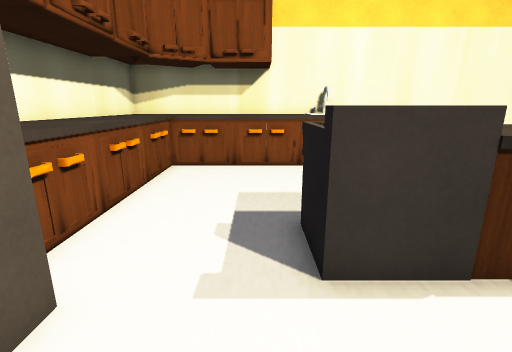
view 1 (above)

16 first-person views from a walk through a 3-D level made in the Unity game engine. The camera is 1.3 m above the floor, tilts 14° down and sees 85° across. The floor is counted in squares, 0.5 m on a side. Each view is taken from the middle of a square. On the plan, view 1 faces up. The plan holds only what a view shows up to about 19 squares ahead; the rest is blank. The place goes on beyond the plan. The player is left out. Some animated figures are not drawn. Some surface patterns are stand-ins.

view 2
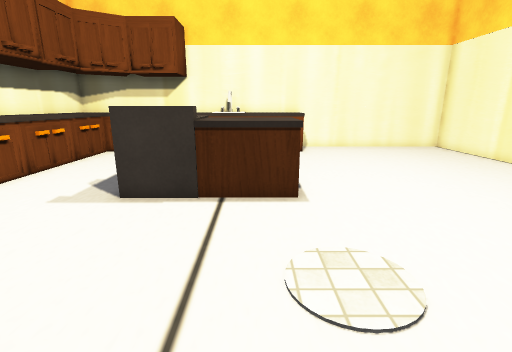

view 3
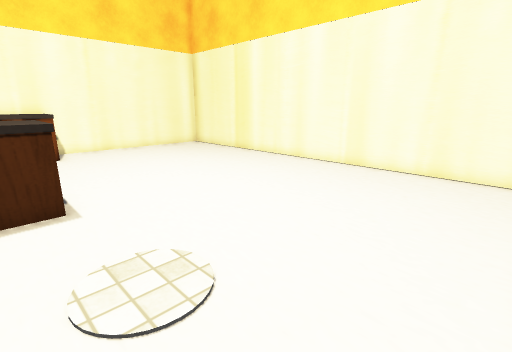

view 4
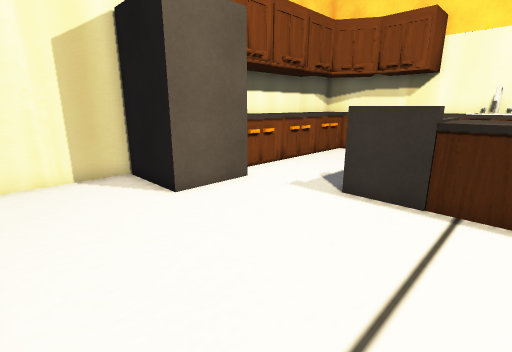

view 5
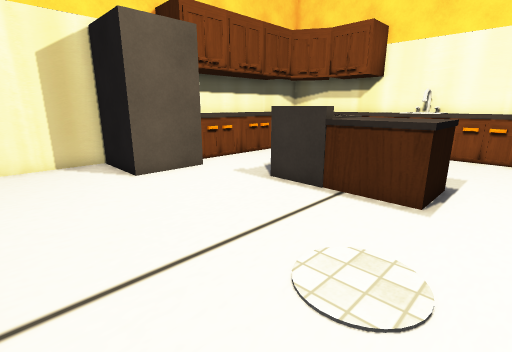

view 6
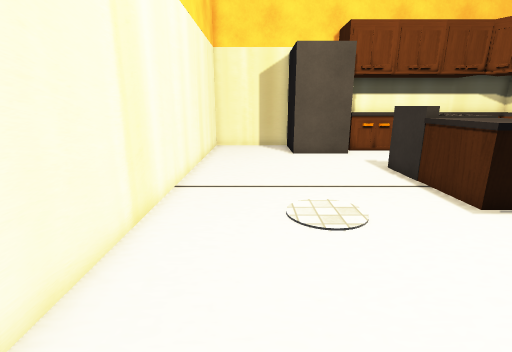

view 7
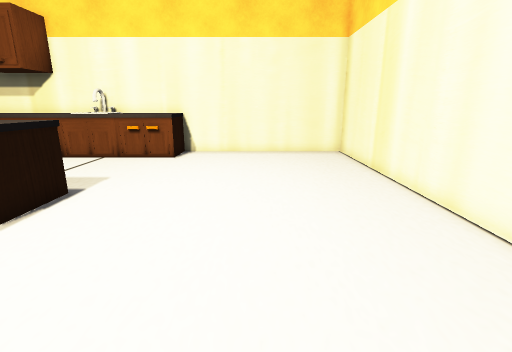

view 8
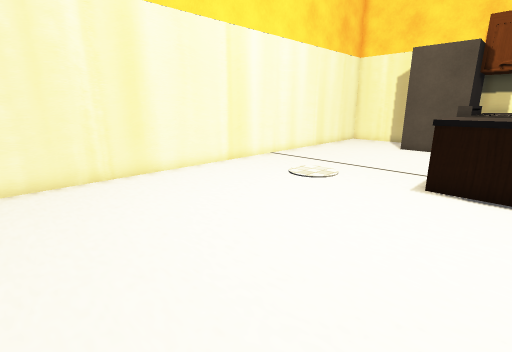

view 9
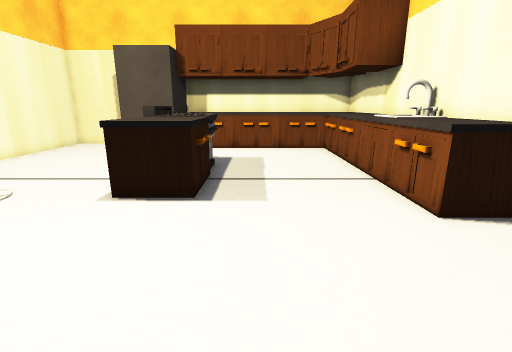

view 10
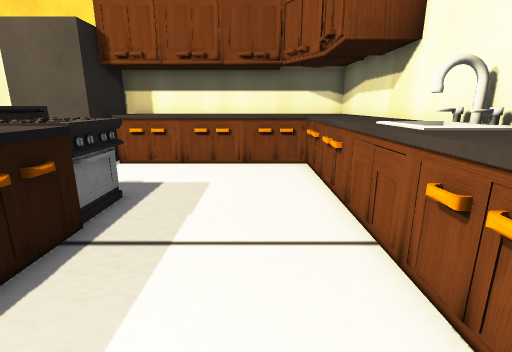

view 11
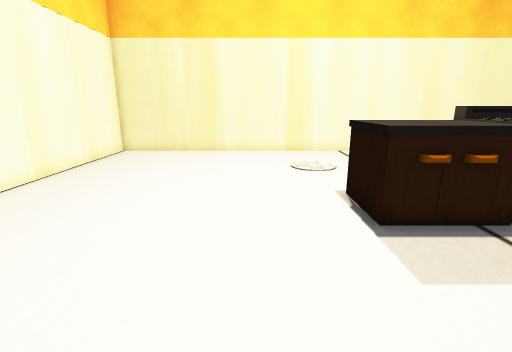

view 12
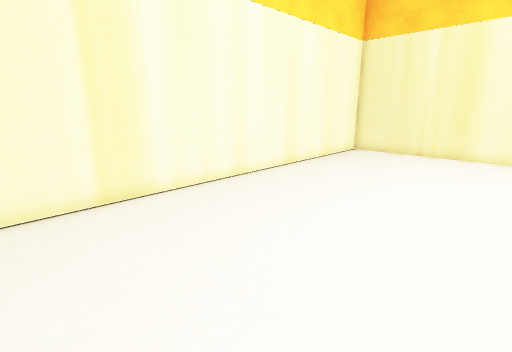

view 13
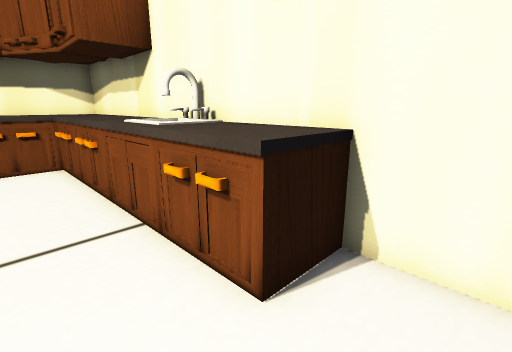

view 14
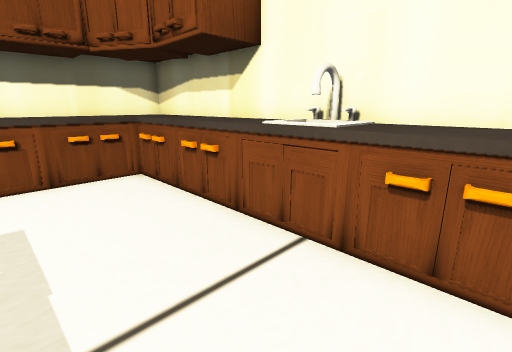

view 15
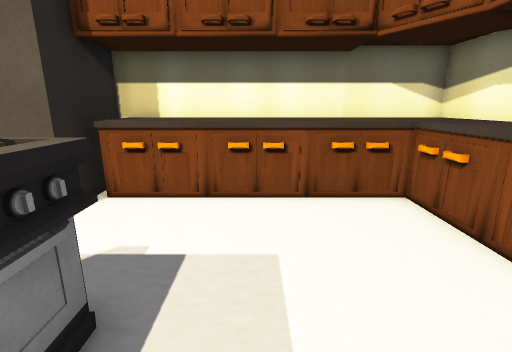

view 16
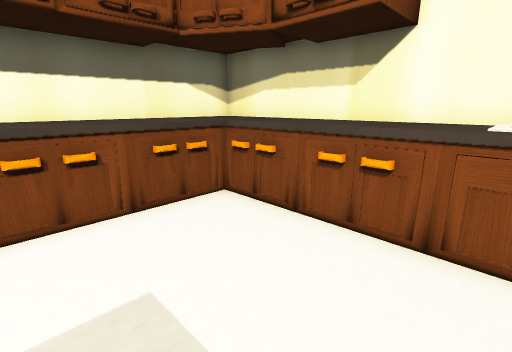

### Floor plan
Key: @ floor where view 1 was taken; # wall or solid block; . floor; = window, fence, low wall or low ledge; ^ raised ledge; O other object.
Columns run from 6 left of view 1 to 17 right of it. Each row starts with its distance up from view 1.
 15 ###OO#OO####OO##########
 14 ^^^^^^^^OOO^^^^ .......#
 13 ^^^^^^^^OOO^^^^........#
 12 ^^^OOOOO===#OO.........#
 11 ^^O....................#
 10 ^^O....................#
  9 ^^^....................#
  8 ^^O....................#
  7 ^^^....................#
  6 ^^^....OOOOO^..........#
  5 ^^O....OOO^^^..........#
  4 #^^....OOO^^^..........#
  3 #OOO...................#
  2    O...................#
  1    O...................#
  0 ####..@................#
 -1 #......................#
 -2 #......................#
 -3 #......................#
 -4 #......................#
 -5 ########################

Where each view was taken, in squares from view 1:
view 1: 0 up, 0 right, facing up
view 2: 4 down, 5 right, facing up
view 3: 4 down, 5 right, facing up-right
view 4: 4 down, 5 right, facing up-left
view 5: 4 down, 8 right, facing up-left
view 6: 2 down, 13 right, facing left
view 7: 2 down, 12 right, facing up
view 8: 6 up, 16 right, facing down-left
view 9: 8 up, 14 right, facing left
view 10: 10 up, 9 right, facing left
view 11: 12 up, 9 right, facing down
view 12: 12 up, 9 right, facing down-right
view 13: 10 up, 10 right, facing up-left
view 14: 8 up, 7 right, facing up-left
view 15: 8 up, 4 right, facing left
view 16: 7 up, 3 right, facing up-left
